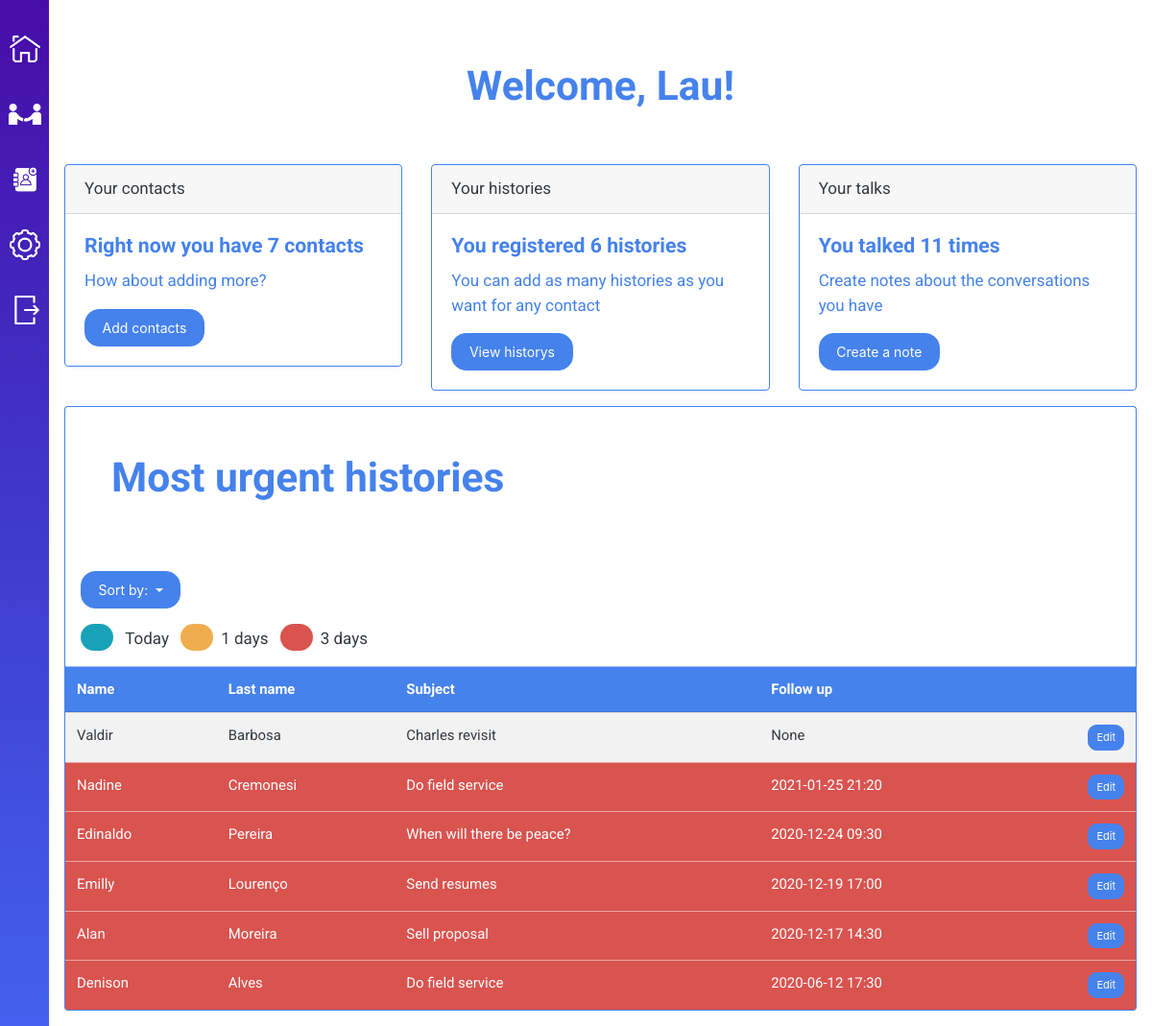
Page /dashboard?sortby=notUrgent (signed in) on the committed database.
### tables this page shows
CREATE TABLE historys (
	'history_id' INTEGER PRIMARY KEY AUTOINCREMENT NOT NULL,
	'subject' TEXT NOT NULL,
	'followup_datetime' TEXT,
	'user_id' INTEGER NOT NULL,
	'contact_id' INTEGER NOT NULL,
	FOREIGN KEY(user_id) REFERENCES users(user_id),
	FOREIGN KEY(contact_id) REFERENCES contacts(contact_id)
);

CREATE TABLE contacts (
	'contact_id' INTEGER PRIMARY KEY AUTOINCREMENT NOT NULL,
	'name' TEXT NOT NULL,
	'lastname' TEXT,
	'phone' INTEGER,
	'user_id' INTEGER NOT NULL,
	FOREIGN KEY(user_id) REFERENCES users(user_id)
);

### application.py (the view)
@app.route("/dashboard")
@login_required
def dashboard():
    contactCount = db.session.query(db.func.count(Contacts.contact_id)).filter_by(user_id = session["user_id"])
    for i in contactCount:
        if not i[0]:
            return render_template("maindash.html")
        else:
            contactCount = i[0]
    urgent = db.session.query(Historys.history_id, Historys.contact_id, Contacts.name, Contacts.lastname, Historys.subject, Historys.followup_datetime)\
        .join(Historys)\
        .filter_by(user_id = session["user_id"])\
        .filter(Historys.followup_datetime <= datetime.now().strftime("%Y-%m-%d %H:%M"))\
        .order_by(db.desc(Historys.followup_datetime))
    notUrgent = db.session.query(Historys.history_id, Historys.contact_id, Contacts.name, Contacts.lastname, Historys.subject, Historys.followup_datetime)\
        .join(Historys)\
        .filter_by(user_id = session["user_id"])\
        .filter(db.or_(Historys.followup_datetime >= datetime.now().strftime("%Y-%m-%d %H:%M"), Historys.followup_datetime == None))\
        .order_by(db.desc(Historys.followup_datetime))
    talksCount = db.session.query(db.func.count(Talks.talk_id)).join(Historys).filter_by(user_id = session["user_id"])
    table = []
    if not request.args.get("sortby") or request.args.get("sortby") == "urgent":
        for item in urgent:
            table.append(item)
        for item in notUrgent:
            table.append(item)
    else:
        for item in notUrgent:
            table.append(item)
        for item in urgent:
            table.append(item)
    for i in talksCount:
        talksCount = i[0]
    return render_template("maindash.html", urgentHistorys=table, contactCount=contactCount, talksCount=talksCount)

### application.py (called while the page is built)
@app.after_request
def after_request(response):
    response.headers["Cache-Control"] = "no-cache, no-store, must-revalidate"
    response.headers["Expires"] = 0
    response.headers["Pragma"] = "no-cache"
    return response

### utilities.py (called while the page is built)
def login_required(f):
    @wraps(f)
    def decorated_function(*args, **kwargs):
        if session.get("user_id") is None:
            flash("You must login first!", "warning") # Give user feedback
            return redirect("/")
        return f(*args, **kwargs)
    return decorated_function

### templates/maindash.html (shortened to what this page needs)
{% extends "dashboard.html" %}
{% block dashboard %}
    {% if session.username %}
    <div class="text-center p-5">
        <h1 class="text-primary">Welcome, {{ session.username }}!</h1>
    </div>
    {% else %}
    <div class="text-center p-5">
        <h1 class="text-primary">Welcome to the main dashboard</h1>
    </div>
    {% endif %}
    {% if contactCount %}
    <div class="row">
        <div class="col-sm">
            <div class="card border-primary mb-3">
                <div class="card-header">Your contacts</div>
                <div class="card-body text-primary">
                    {% if contactCount %}
                    <h5 class="card-title">Right now you have {{ contactCount }} contacts</h5>
                    <p class="card-text">How about adding more?</p>
                    {% else %}
                    <h5 class="card-title">You don't have contacts.</h5>
                    <p class="card-text">Add a contact to start</p>
                    {% endif %}
                    <a href="/contacts"><button class="btn btn-primary">Add contacts</button></a>
                </div>
            </div>
        </div>
        <div class="col-sm">
            <div class="card border-primary mb-3">
                <div class="card-header">Your histories</div>
                <div class="card-body text-primary">
                    {% if urgentHistorys | length != 0 %}
                    <h5 class="card-title">You registered {{ urgentHistorys | length }} histories</h5>
                    <p class="card-text">You can add as many histories as you want for any contact</p>
                    <a href="/historys"><button class="btn btn-primary">View historys</button></a>
                    {% else %}
                    <h5 class="card-title">You don't have historys</h5>
                    <p class="card-text">Create historys and notes to follow up with your businesses</p>
                    <a href="/historys"><button class="btn btn-primary">View historys</button></a>
                    {% endif %}
                </div>
            </div>
        </div>
        <div class="col-sm">
            <div class="card border-primary mb-3">
                <div class="card-header">Your talks</div>
                <div class="card-body text-primary">
                    {% if talksCount %}
                    <h5 class="card-title">You talked {{ talksCount }} times</h5>
                    <p class="card-text">Create notes about the conversations you have</p>
                    <a href="/historys"><button class="btn btn-primary">Create a note</button></a>
                    {% else %}
                    <h5 class="card-title">No talks, yet!</h5>
                    <p class="card-text">After your first note, this card will change</p>
                    <a href="/historys"><button class="btn btn-primary">Create a note</button></a>
                    {% endif %}
                </div>
            </div>
        </div>
    </div>
    <div class="p-5 border border-primary rounded-top border-bottom-0">
        <h1 class="text-primary">Most urgent histories</h1>
    </div>
    <div class="table-responsive border border-primary rounded-bottom border-top-0">
        <div class="dropdown m-3">
            <button class="btn btn-primary dropdown-toggle" type="button" id="dropdownMenuButton" data-toggle="dropdown" aria-haspopup="true" aria-expanded="false">
                Sort by:
            </button>
        </div>
        <div class="d-inline-block ml-3 mb-3">
            <span class="badge rounded-pill bg-info"><span class="invisible">.</span></span> <span class="ml-2 mr-2">Today</span>
            <span class="badge rounded-pill bg-warning"><span class="invisible">.</span></span><span class="ml-2 mr-2" id="warning-label">5 days</span>
            <span class="badge rounded-pill bg-danger"><span class="invisible">.</span></span><span class="ml-2 mr-2" id="danger-label">5 days</span>
        </div>
        <table class="table table-striped mb-0">
            <thead class="table-primary">
                <tr>
                    <th class="d-none">histID</th><th class="d-none">contID</th><th>Name</th><th>Last name</th><th>Subject</th><th>Follow up</th><th></th>
                </tr>
            </thead>
            <tbody>
                {% if urgentHistorys %}
                {% for item in urgentHistorys %}
                <tr>
                    <td>{{ item[2] }}</td>
                    <td>{{ item[3] }}</td>
                    <td>{{ item[4] }}</td>
                    {% if item[5] %}
                        <td>{{ item[5] }}</td>
                    {% else %}
                        <td>None</td>
                    {% endif %}
                    <td><button class="btn btn-primary btn-sm float-right">Edit</button></td>
                </tr>
                {% endfor %}
                {% else %}
                <td colspan="7" class="text-center">You have no historys. Start by adding <a href="/contacts">one</a>!</td>
                {% endif %}
            </tbody>
        </table>
    </div>
    {% endif %}
{% endblock %}

### static/css/styles.css (style rules this page uses)
body, p { font-family: 'Roboto', 'Lato', sans-serif; }

### rows in the picture
historys: name "Valdir", lastname "Barbosa", subject "Charles revisit", shows "None"
historys: name "Nadine", lastname "Cremonesi", subject "Do field service", followup_datetime "2021-01-25 21:20"
historys: name "Edinaldo", lastname "Pereira", subject "When will there be peace?", followup_datetime "2020-12-24 09:30"
historys: name "Emilly", lastname "Lourenço", subject "Send resumes", followup_datetime "2020-12-19 17:00"
historys: name "Alan", lastname "Moreira", subject "Sell proposal", followup_datetime "2020-12-17 14:30"
historys: name "Denison", lastname "Alves", subject "Do field service", followup_datetime "2020-06-12 17:30"

### other values in the picture
{{ session.username }} "Lau"
{{ contactCount }} "7"
{{ urgentHistorys | length }} "6"
{{ talksCount }} "11"
